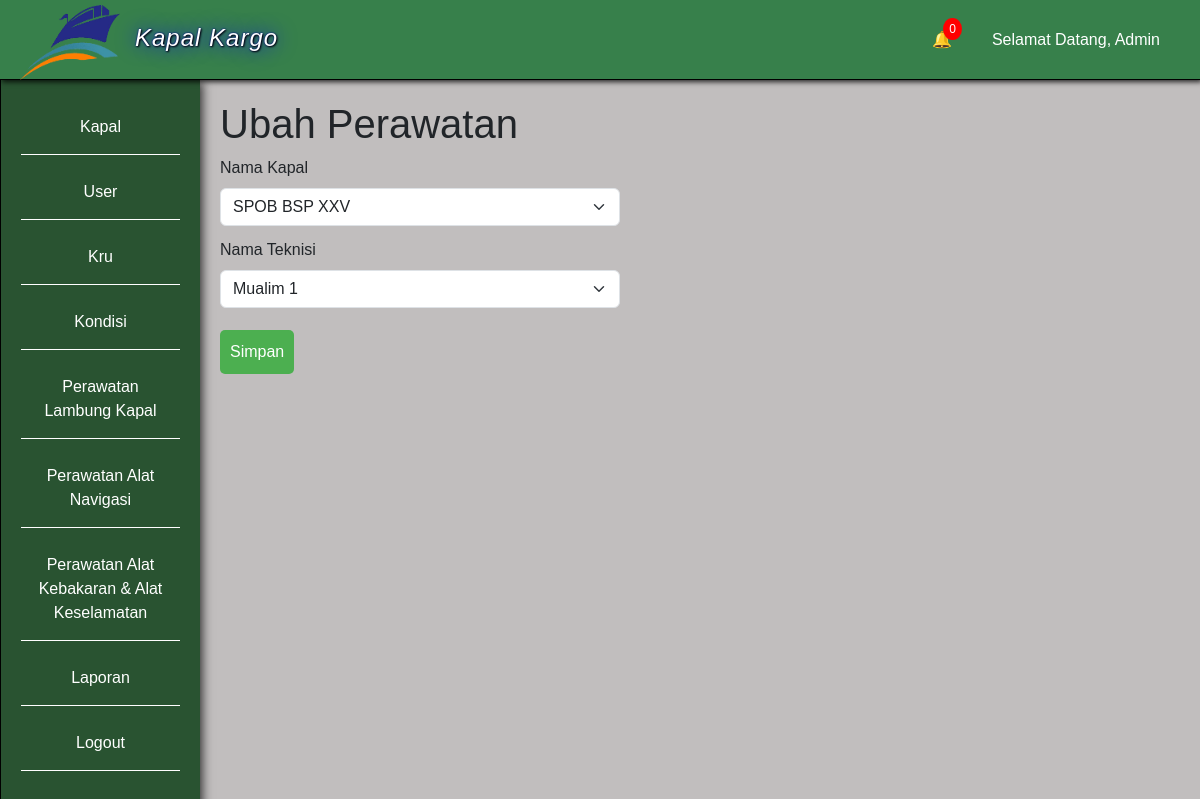
Page /ubah_perawatan.php?id_perawatan=2 (signed in) on the committed database.
### tables this page shows
CREATE TABLE `user` (
  `id_user` int(11) NOT NULL,
  `nama_lengkap` varchar(50) NOT NULL,
  `username` varchar(50) NOT NULL,
  `password` varchar(255) NOT NULL,
  `role` enum('Administrator','Kru Lambung Kapal','Kru Alat Navigasi Kapal','Kru Alat Kebakaran dan Keselamatan Kapal') NOT NULL
);

CREATE TABLE `jenis_perawatan` (
  `id_jenis_perawatan` int(11) NOT NULL,
  `jenis_perawatan` varchar(100) NOT NULL
);

CREATE TABLE `perawatan` (
  `id_perawatan` int(11) NOT NULL,
  `id_kapal` int(11) NOT NULL,
  `id_kru` int(11) NOT NULL,
  `id_jenis_perawatan` int(11) NOT NULL,
  `tanggal_perawatan` datetime NOT NULL,
  `status` enum('Sudah','Belum Dibaca','Perlu Direvisi') DEFAULT NULL,
  `catatan_revisi` text NOT NULL
);

CREATE TABLE `kapal` (
  `id_kapal` int(11) NOT NULL,
  `nama_kapal` varchar(255) NOT NULL,
  `foto_kapal` text NOT NULL
);

CREATE TABLE `kru` (
  `id_kru` int(11) NOT NULL,
  `nama` varchar(50) NOT NULL,
  `jabatan` varchar(50) NOT NULL,
  `id_jenis_perawatan` int(11) NOT NULL
);

### ubah_perawatan.php (the view, shortened to what this page needs)
<?php
    include 'koneksi.php';
    $id_user = $_SESSION['id_user'];
    $dataUser = mysqli_fetch_assoc(mysqli_query($conn, "SELECT * FROM user WHERE id_user = '$id_user'"));
    $id_perawatan = $_GET['id_perawatan'];
    $data_perawatan = mysqli_fetch_assoc(mysqli_query($conn, "SELECT * FROM perawatan INNER JOIN jenis_perawatan ON perawatan.id_jenis_perawatan = jenis_perawatan.id_jenis_perawatan INNER JOIN kapal ON perawatan.id_kapal = kapal.id_kapal INNER JOIN kru ON perawatan.id_kru = kru.id_kru WHERE id_perawatan = '$id_perawatan'"));
?>
<html>
<head>
    <link href="https://cdn.jsdelivr.net/npm/bootstrap@5.3.3/dist/css/bootstrap.min.css" rel="stylesheet">
    <link rel="stylesheet" href="style.css">
</head>
<body>
    <?php include 'top-side-bar.php'; ?>
    <div class="main">
        <h1>Ubah Perawatan</h1>
        <form method="post" class="form-admin">
            <div class="form-group">
                <label for="id_kapal">Nama Kapal</label>
                <select name="id_kapal" id="id_kapal" required class="form-select">
                    <option value="<?= $data_perawatan['id_kapal']; ?>"><?= $data_perawatan['nama_kapal']; ?></option>
                </select>
            </div>
            <div class="form-group">
                <label for="id_kru">Nama Teknisi</label>
                <select name="id_kru" id="id_kru" required class="form-select">
                    <option value="<?= $data_perawatan['id_kru']; ?>"><?= $data_perawatan['nama']; ?></option>
                </select>
            </div>
            <button type="submit" class="btn" name="btnSimpan">Simpan</button>
        </form>
    </div>
</body>
</html>

### top-side-bar.php (shortened to what this page needs)
<div class="topbar" style="z-index: 9999;">
    <div class="logo">
        <img src="foto/logo.png" alt="logo kapal">
        <a href="index.php">Kapal Kargo</a>
    </div>
    <nav>
        <ul style="list-style: none; display: flex; gap: 20px;">
            <li class="notif-dropdown">
                <a href="#" id="notif-icon" onclick="toggleDropdown(event)">
                    🔔
                    <span id="notif-count" class="notif-count">0</span>
                </a>
            </li>
            <li><a href="#">Selamat Datang, <?= htmlspecialchars($dataUser['nama_lengkap']); ?></a></li>
        </ul>
    </nav>
</div>
<div class="sidebar" style="overflow-y: auto; padding-bottom: 150px;">
    <ul>
        <li><a href="kapal.php">Kapal</a></li>
        <?php if ($dataUser['role'] == 'Administrator'): ?>
            <li><a href="user.php">User</a></li>
            <li><a href="kru.php">Kru</a></li>
            <li><a href="kondisi.php">Kondisi</a></li>
        <?php endif ?>
        <?php
            $sidebar_jenis_perawatan = mysqli_query($conn, "SELECT * FROM jenis_perawatan");
         ?>
         <?php if ($dataUser['role'] != 'Administrator'): ?>
             <?php foreach ($sidebar_jenis_perawatan as $data_sidebar_jenis_perawatan): ?>
                <?php
                    if (
                        ($dataUser['role'] == 'Kru Lambung Kapal' && $data_sidebar_jenis_perawatan['id_jenis_perawatan'] == 1) ||
                        ($dataUser['role'] == 'Kru Alat Navigasi Kapal' && $data_sidebar_jenis_perawatan['id_jenis_perawatan'] == 2) ||
                        ($dataUser['role'] == 'Kru Alat Kebakaran dan Keselamatan Kapal' && $data_sidebar_jenis_perawatan['id_jenis_perawatan'] == 3)
                    ):
                ?>
                    <li>
                        <a href="perawatan.php?id_jenis_perawatan=<?= $data_sidebar_jenis_perawatan['id_jenis_perawatan']; ?>">
                            Perawatan <?= $data_sidebar_jenis_perawatan['jenis_perawatan']; ?>
                        </a>
                    </li>
                <?php endif; ?>
            <?php endforeach; ?>
        <?php else: ?>
            <?php foreach ($sidebar_jenis_perawatan as $data_sidebar_jenis_perawatan): ?>
                <li>
                    <a href="perawatan.php?id_jenis_perawatan=<?= $data_sidebar_jenis_perawatan['id_jenis_perawatan']; ?>">
                        Perawatan <?= $data_sidebar_jenis_perawatan['jenis_perawatan']; ?>
                    </a>
                </li>
            <?php endforeach; ?>
        <?php endif ?>
        <?php if ($dataUser['role'] == 'Administrator'): ?>
            <li><a href="laporan.php">Laporan</a></li>
        <?php endif ?>
        <li><a href="logout.php">Logout</a></li>
    </ul>
</div>

### style.css (style rules this page uses)
body { font-family: Arial, sans-serif; background-color: #c1bebe; margin: 0; }
.form-admin { width: 400px; }
.form-group { margin-bottom: 12px; }
label { display: block; margin-bottom: 8px; }
.btn { margin-top: 10px; display: inline-block; padding: 10px; border: none; border-radius: 5px; background-color: #4CAF50; color: #fff; font-size: 16px; cursor: pointer; text-decoration: none; }
.topbar { background-color: rgb(55, 128, 75); color: #fff; display: flex; align-items: center; padding: 20px; position: fixed; width: 100%; height: 80px; border-bottom: 1px solid black; box-shadow: 2px 2px 5px rgba(0,0,0,0.8); }
.logo { font-size: 24px; font-weight: 500; margin-right: auto; }
.logo img { width: 100px; height: 75px; margin-top: 5px; margin-right: 15px; float: left; }
.logo a { display: inline-block; margin-top: 20px; font-family:impact, sans-serif; letter-spacing: 1px; text-shadow: 1px 1px 2px black, 0 0 20px blue, 0 0 2px darkblue; font-style: italic; text-decoration: none; color: white; }
nav ul { list-style: none; margin: 0; padding: 0; display: flex; }
nav li { margin-right: 20px; }
nav a { color: #fff; text-decoration: none; font-size: 16px; }
.sidebar { background-color: #295331; color: #fff; height: 100vh; width: 200px; position: fixed; left: 0; padding: 20px; top: 80px; border-left: 1px solid black; box-shadow: 2px 2px 10px rgba(0,0,0,0.8); }
.sidebar ul { list-style: none; margin: 0; padding: 0; }
.sidebar li { border-bottom: 1px solid white; margin-bottom: 10px; text-align: center; }
.sidebar a { display: inline-block; color: #fff; text-decoration: none; font-size: 16px; width: 100%; padding: 15px; margin: auto; }
.main { padding-left: 220px; padding-right: 20px; padding-bottom: 20px; padding-top: 100px; }

### top-side-bar.php (style rules this page uses)
.notif-dropdown { position: relative; display: inline-block; }
.notif-count { position: absolute; top: -10px; right: -10px; background: red; color: white; border-radius: 50%; padding: 2px 6px; font-size: 12px; }

### rows in the picture
user: nama_lengkap "Admin"
jenis_perawatan: jenis_perawatan "Lambung Kapal"
jenis_perawatan: jenis_perawatan "Alat Navigasi"
jenis_perawatan: jenis_perawatan "Alat Kebakaran & Alat Keselamatan"
perawatan: id_kapal "SPOB BSP XXV", id_kru "Mualim 1"
